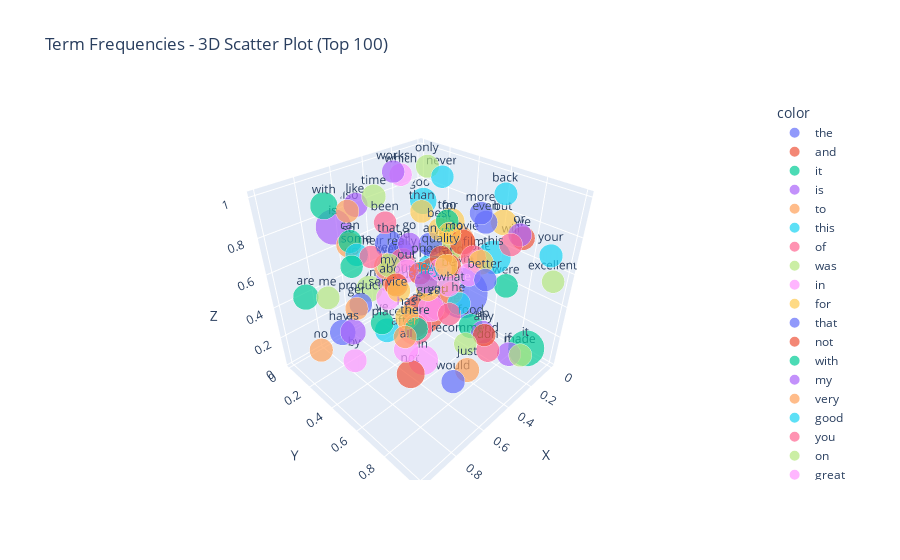

Notebook cell for this chart:
### Markdown cell above
##### 1. Data visualizations (使用前面的 term_frequencies_df )

### Code cell
import plotly.express as px
import numpy as np

# Sample data (replace this with your actual data)
terms = term_frequencies_df['Term'][:100]
frequencies = term_frequencies_df['Frequency'][:100]

# Generate random x, y, and z coordinates within a specified range
random_x = np.random.rand(len(terms))
random_y = np.random.rand(len(terms))
random_z = np.random.rand(len(terms))

# Scale the frequencies to determine bubble sizes
min_size = 10  # Minimum bubble size
max_size = 50  # Maximum bubble size
bubble_sizes = min_size + (max_size - min_size) * (frequencies - min(frequencies)) / (max(frequencies) - min(frequencies))

# Generate a list of random colors for each bubble
random_colors = ['#%02x%02x%02x' % (np.random.randint(0, 255), np.random.randint(0, 255), np.random.randint(0, 255)) for _ in range(len(terms))]

# Create a 3D Scatter Plot with random positions, sizes, and colors
fig = px.scatter_3d(x=random_x, y=random_y, z=random_z, size=bubble_sizes, text=terms, color=terms,
                     title='Term Frequencies - 3D Scatter Plot (Top 100)',
                     labels={'x': 'X', 'y': 'Y', 'z': 'Z'},
                     size_max=50)

# Set axis labels angle for better display
fig.update_xaxes(tickangle=90)
fig.update_yaxes(tickangle=45)

# Show the interactive 3D Scatter Plot
fig.show()
